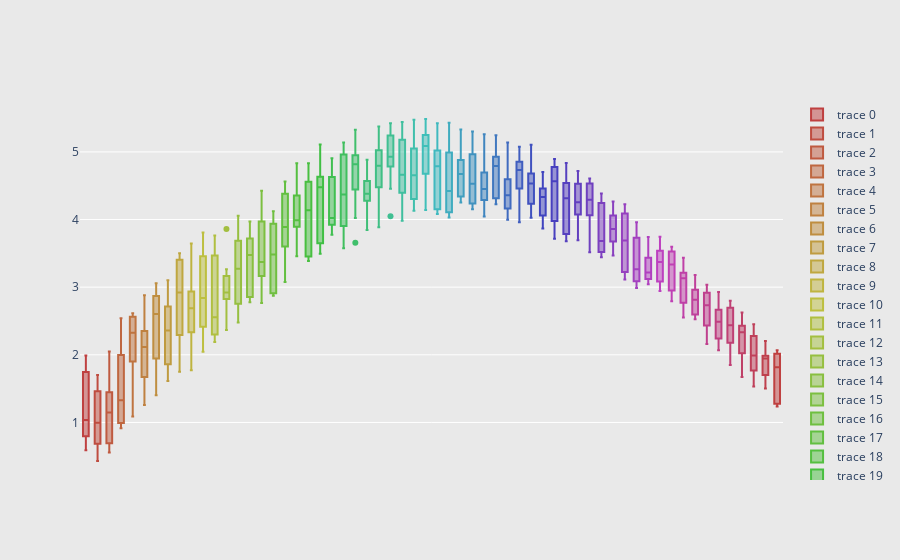

The notebook cell this image was saved under:
### Code cell
N = 60

c = ['hsl('+str(h)+',50%'+',50%)' for h in np.linspace(0, 360, N)]

# Each box is represented by a dict that contains the data, the type, and the colour.
# Use list comprehension to describe N boxes, each with a different colour and with different randomly generated data:
fig = go.Figure(data=[go.Box(
    y=3.5 * np.sin(np.pi * i/N) + i/N + (1.5 + 0.5 * np.cos(np.pi*i/N)) * np.random.rand(10),
    marker_color=c[i]
    ) for i in range(int(N))])

# format the layout
fig.update_layout(
    xaxis=dict(showgrid=False, zeroline=False, showticklabels=False),
    yaxis=dict(zeroline=False, gridcolor='white'),
    paper_bgcolor='rgb(233,233,233)',
    plot_bgcolor='rgb(233,233,233)',
)

fig.show()
